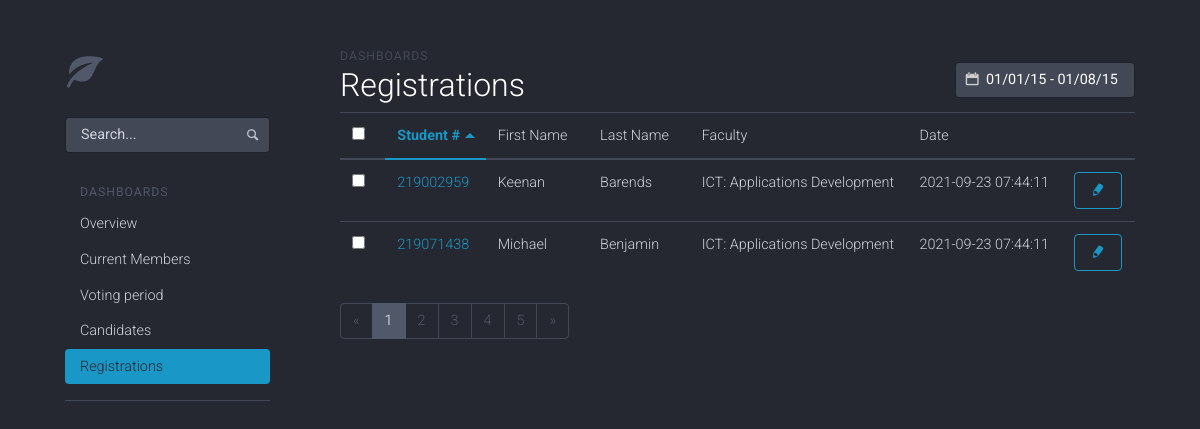
The page /admin/dashboard/registrations/index.php on the database its author committed.
### tables this page shows
CREATE TABLE IF NOT EXISTS `student` (
    `student_id` int(11) NOT NULL AUTO_INCREMENT,
    `student_number` int(9) NOT NULL,
    `student_name` varchar(100) NOT NULL,
    `student_surname` varchar(100) NOT NULL,
    `student_email` varchar(100) NOT NULL,
    `faculty` varchar(150) NOT NULL,
    `password` char(100) NOT NULL,
    PRIMARY KEY (`student_id`),
    UNIQUE KEY `student_id` (`student_number`) USING BTREE
    );

### admin/dashboard/registrations/index.php (the view, shortened to what this page needs)
<!DOCTYPE html>
<html lang="en">
  <head>
      <link href="../assets/css/toolkit-inverse.css" rel="stylesheet">
    <link href="../assets/css/application.css" rel="stylesheet">
  </head>
<body>
  <div class="container">
    <div class="row">
      <div class="col-md-3 sidebar">
        <nav class="sidebar-nav">
          <div class="sidebar-header">
            <a class="sidebar-brand img-responsive" href="../index.html">
              <span class="icon icon-leaf sidebar-brand-icon"></span>
            </a>
          </div>
          <div class="collapse nav-toggleable-md" id="nav-toggleable-md">
            <form class="sidebar-form">
              <input class="form-control" type="text" placeholder="Search...">
              <button type="submit" class="btn-link">
                <span class="icon icon-magnifying-glass"></span>
              </button>
            </form>
            <ul class="nav nav-pills nav-stacked flex-column">
              <li class="nav-header">Dashboards</li>
        <li class="nav-item">
          <a class="nav-link" href="../index.php">Overview</a>
        </li>
        <li class="nav-item">
          <a class="nav-link" href="../currentmembers/index.php">Current Members</a>
        </li>
        <li class="nav-item">
          <a class="nav-link " href="../votingperiod/index.php">Voting period</a>
        </li>
        <li class="nav-item">
          <a class="nav-link " href="../candidates/index.php">Candidates</a>
        </li>
        <li class="nav-item">
          <a class="nav-link active" href="index.php">Registrations</a>
        </li>
            </ul>
            <hr class="visible-xs mt-3">
          </div>
        </nav>
      </div>
      <div class="col-md-9 content">
        <div class="dashhead">
  <div class="dashhead-titles">
    <h6 class="dashhead-subtitle">Dashboards</h6>
    <h2 class="dashhead-title">Registrations</h2>
  </div>
  <div class="btn-toolbar dashhead-toolbar">
    <div class="btn-toolbar-item input-with-icon">
      <input type="text" value="01/01/15 - 01/08/15" class="form-control" data-provide="datepicker">
      <span class="icon icon-calendar"></span>
    </div>
  </div>
</div>
<div class="table-responsive">
  <table class="table" data-sort="table">
    <thead>
      <tr>
        <th><input type="checkbox" class="select-all" id="selectAll"></th>
        <th>Student #</th>
        <th>First Name</th>
        <th>Last Name</th>
        <th>Faculty</th>
        <th>Date</th>
        <th></th>
      </tr>
    </thead>
    <tbody>
      <?php
        require("../../../back-end/conn.php");
        $query = "SELECT student_number, student_name, student_surname, faculty, Now() as 'date' FROM `student`";
        $result = mysqli_query($link, $query);
        while($row = mysqli_fetch_assoc($result)) {
            echo "<tr>
                <td><input type='checkbox' class='select-row'></td>
                <td><a href='#'>".$row["student_number"]."</a></td>
                <td>".$row["student_name"]."</td>
                <td>".$row["student_surname"]."</td>
                <td>".$row["faculty"]."</td>
                <td>".$row["date"]."</td>
                <td><button type='button' class='btn btn-outline-primary'>
                  <span class='icon icon-pencil'></span>
                </button>
</td>
              </tr>";
          }
       ?>
    </tbody>
  </table>
</div>
<div class="text-center">
  <nav>
    <ul class="pagination">
      <li class="page-item">
        <a class="page-link" href="#" aria-label="Previous">
          <span aria-hidden="true">&laquo;</span>
        </a>
      </li>
      <li class="page-item active"><a class="page-link" href="#">1</a></li>
      <li class="page-item"><a class="page-link" href="#">2</a></li>
      <li class="page-item"><a class="page-link" href="#">3</a></li>
      <li class="page-item"><a class="page-link" href="#">4</a></li>
      <li class="page-item"><a class="page-link" href="#">5</a></li>
      <li class="page-item">
        <a class="page-link" href="#" aria-label="Next">
          <span aria-hidden="true">&raquo;</span>
        </a>
      </li>
    </ul>
  </nav>
</div>
      </div>
    </div>
  </div>
  </body>
</html>

### admin/dashboard/assets/css/application.css (style rules this page uses)
body { padding-top: 20px; padding-bottom: 20px; }
@media (min-width: 768px) { body { padding-top: 50px; padding-bottom: 50px; } }
h1, h2, h3, h4, h5, h6, .h1, .h2, .h3, .h4, .h5, .h6 { margin-top: 0; }
hr { margin-top: 30px; margin-bottom: 30px; }

### admin/dashboard/registrations/index.php (style rules this page uses)
body { width: 1px; min-width: 100%; *width: 100%; }

### rows shown on the page
student: student_number "219002959", student_name "Keenan", student_surname "Barends", faculty "ICT: Applications Development", date "2021-09-23 07:44:11"
student: student_number "219071438", student_name "Michael", student_surname "Benjamin", faculty "ICT: Applications Development", date "2021-09-23 07:44:11"
